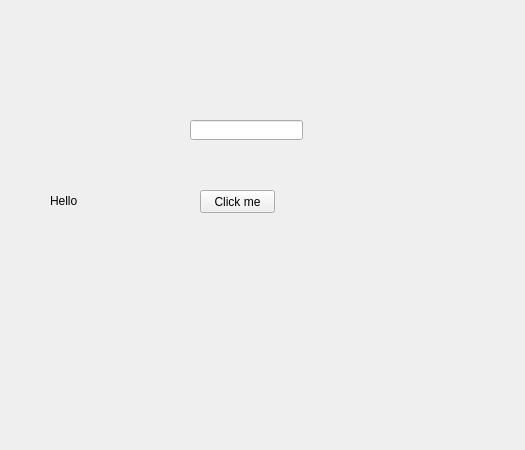
<?xml version="1.0" encoding="UTF-8"?>
<ui version="4.0">
 <class>MainWindow</class>
 <widget class="QMainWindow" name="MainWindow">
  <property name="geometry">
   <rect>
    <x>0</x>
    <y>0</y>
    <width>525</width>
    <height>450</height>
   </rect>
  </property>
  <property name="windowTitle">
   <string>MainWindow</string>
  </property>
  <widget class="QWidget" name="centralwidget">
   <widget class="QPushButton" name="b1">
    <property name="geometry">
     <rect>
      <x>200</x>
      <y>190</y>
      <width>75</width>
      <height>23</height>
     </rect>
    </property>
    <property name="text">
     <string>Click me</string>
    </property>
   </widget>
   <widget class="QLabel" name="l1">
    <property name="geometry">
     <rect>
      <x>50</x>
      <y>180</y>
      <width>51</width>
      <height>41</height>
     </rect>
    </property>
    <property name="text">
     <string>Hello</string>
    </property>
   </widget>
   <widget class="QLineEdit" name="lineEdit">
    <property name="geometry">
     <rect>
      <x>190</x>
      <y>120</y>
      <width>113</width>
      <height>20</height>
     </rect>
    </property>
   </widget>
  </widget>
  <widget class="QMenuBar" name="menubar">
   <property name="geometry">
    <rect>
     <x>0</x>
     <y>0</y>
     <width>525</width>
     <height>21</height>
    </rect>
   </property>
  </widget>
 </widget>
 <resources/>
 <connections/>
</ui>
